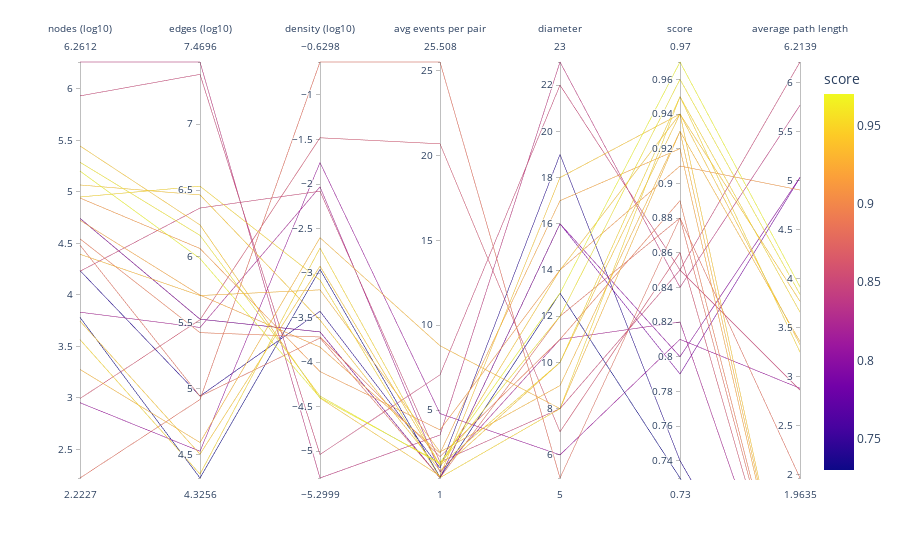

The notebook cell saved with this chart:
### Code cell
import numpy as np
px.parallel_coordinates(
  df[df['score'].notna()], color='score', 
  dimensions=[
    np.log10(df[df['score'].notna()]['nodes']), 
    np.log10(df[df['score'].notna()]['edges']), 
    np.log10(df[df['score'].notna()]['density (nx.Graph)']), 
    'avg events per pair', 
    'diameter',
    'score',
    'average path length'
  ], labels={
    'dimensions_0': 'nodes (log10)',
    'dimensions_1': 'edges (log10)',
    'dimensions_2': 'density (log10)'
  }
)

### Figure 1 — Plotly figure (JSON) as saved in the notebook; plotly's stock layout.template omitted (floating-point values rounded to 4 significant figures)
{"data": [{"dimensions": [{"label": "nodes (log10)", "values": [5.068, 5.288, 5.932, 4.743, 5.446, 2.223, 4.951, 4.743, 5.202, 2.994, 3.782, 4.544, 2.954, 4.724, 6.261, 3.566, 3.746, 4.941, 4.236, 3.277, 4.395, 3.832, 4.229, 4.483]}, {"label": "edges (log10)", "values": [6.465, 6.159, 7.376, 5.526, 6.238, 4.919, 6.531, 5.526, 5.984, 5.522, 4.326, 5.424, 4.528, 5.708, 7.47, 4.355, 4.506, 6.06, 4.945, 4.594, 5.705, 5.463, 6.366, 4.943]}, {"label": "density (log10)", "values": [-3.527, -4.38, -5.037, -3.66, -4.402, -0.6298, -3.078, -3.66, -4.398, -1.48, -2.958, -3.717, -1.759, -3.831, -5.3, -2.718, -2.922, -4.105, -3.428, -2.602, -3.188, -2.032, -2.081, -3.729]}, {"label": "avg events per pair", "values": [1.439, 1.838, 7.082, 1, 1.119, 25.51, 1.02, 1, 1.898, 20.69, 1.05, 2.258, 4.796, 2.46, 3.534, 1.746, 1.723, 3.837, 1.594, 8.794, 2.533, 1.354, 1.944, 1.015]}, {"label": "diameter", "values": [10, 12, 22, 16, 18, 5, 8, 16, 13, 7, 13, 11, 6, 17, 23, 10, 14, 14, 19, 8, 9, 11, 8, 12]}, {"label": "score", "values": [0.94, 0.96, 0.85, 0.79, 0.94, 0.88, 0.95, 0.8, 0.97, 0.86, 0.73, 0.89, 0.81, 0.92, 0.84, 0.95, 0.94, 0.91, 0.74, 0.93, 0.93, 0.82, 0.85, 0.88]}, {"label": "average path length", "values": [3.326, 3.84, 6.214, 5.034, null, 1.964, 3.25, 5.036, 3.915, null, null, null, 2.88, null, 5.772, 3.658, 3.769, 4.906, null, 3.356, null, null, 2.862, null]}], "domain": {"x": [0, 1], "y": [0, 1]}, "line": {"color": [0.94, 0.96, 0.85, 0.79, 0.94, 0.88, 0.95, 0.8, 0.97, 0.86, 0.73, 0.89, 0.81, 0.92, 0.84, 0.95, 0.94, 0.91, 0.74, 0.93, 0.93, 0.82, 0.85, 0.88], "coloraxis": "coloraxis"}, "name": "", "type": "parcoords"}], "layout": {"autosize": true, "coloraxis": {"colorbar": {"title": {"text": "score"}}, "colorscale": [[0, "#0d0887"], [0.1111, "#46039f"], [0.2222, "#7201a8"], [0.3333, "#9c179e"], [0.4444, "#bd3786"], [0.5556, "#d8576b"], [0.6667, "#ed7953"], [0.7778, "#fb9f3a"], [0.8889, "#fdca26"], [1, "#f0f921"]]}, "legend": {"tracegroupgap": 0}, "margin": {"t": 60}}}
